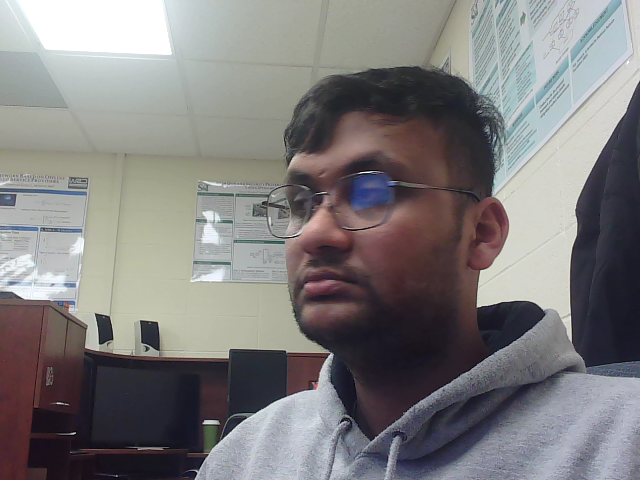
#> input picture localization/dataset/images/stereoL/imgL1.png, 640 x 480 px, found by its file name
$ python display_stereo_sample.py
#> lines starting #> are read from the running program, lines starting #| are printed output that depends on the picture
import numpy as np
import cv2
from matplotlib import pyplot as plt
import matplotlib.pyplot as plt
import matplotlib.image as mpimg
# from matplotlib import gridspec
# from numpy import random
# from sklearn import datasets
# %matplotlib inline

import warnings as warn
warn.filterwarnings("ignore")

# imaage: St. Andrew's Tower https://live.staticflickr.com/65535/46935273825_2cfbee5881_h.jpg
img_path_left = "dataset/images/stereoL/"
img_path_right = "dataset/images/stereoR/"

imgLeft = mpimg.imread(img_path_left + 'imgL1.png')
#> imgLeft is the input picture: shape (480, 640, 3) float32; mean R, G, B 0.498, 0.49, 0.491
imgRight = mpimg.imread(img_path_right + 'imgR1.png')
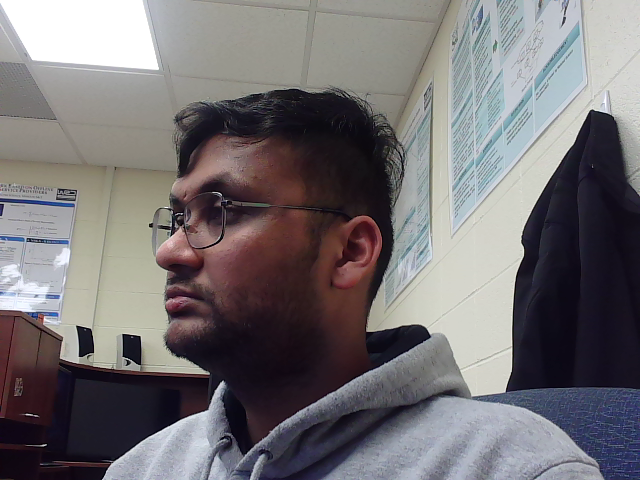
#> input picture localization/dataset/images/stereoR/imgR1.png, 640 x 480 px, found by its file name
#> imgRight is the input picture: shape (480, 640, 3) float32; mean R, G, B 0.457, 0.442, 0.452

plt.figure(figsize=(10,5))
plt.subplot(1,2,1)
plt.imshow(imgLeft)
plt.axis('off')
plt.subplot(1,2,2)
plt.imshow(imgRight)
plt.axis('off')
plt.show()
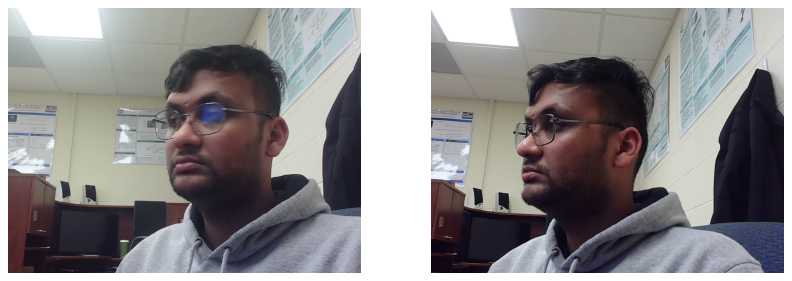
#> figure drawn by matplotlib, 2 panels
